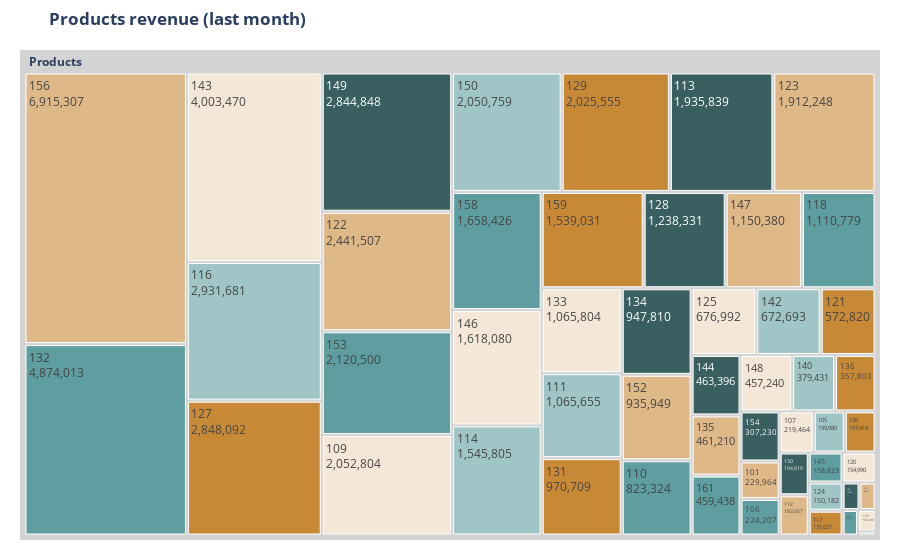

The notebook cell saved with this chart:
### Markdown cell above
### View of revenue by products of last month

### Code cell
fig = px.treemap(data_frame=df_last_month,
                path=[px.Constant('<b> Products'), 
                      'Productid'], 
                title = '<b> Products revenue (last month)',
                values= 'TotalSales',
                hover_data=product_data)

fig.data[0].textinfo = 'label+text+value'

fig.update_traces(root_color='lightgrey')
 
fig.update_layout(treemapcolorway = ['burlywood', 'cadetblue'], 
                  margin = dict(t=50, l=20, r=20, b=20))

fig.layout.hovermode = 'closest'
fig.show()

### Figure 1 — Plotly figure (JSON) as saved in the notebook; plotly's stock layout.template omitted (floating-point values rounded to 4 significant figures; data arrays with more than 128 entries replaced by an {"elided": "..."} marker saying what was removed)
{"data": [{"branchvalues": "total", "customdata": {"elided": "53x8 mixed values"}, "domain": {"x": [0, 1], "y": [0, 1]}, "hovertemplate": "labels=%{label}<br>TotalSales=%{value}<br>parent=%{parent}<br>id=%{id}<br>TotalUnitsSold=%{customdata[0]}<br>SalesPercentage=%{customdata[1]}<br>Productid=%{customdata[2]}<br>ProductCategory=%{customdata[4]}<br>Occasion=%{customdata[5]}<br>Material=%{customdata[6]}<br>Karigari=%{customdata[7]}<extra></extra>", "ids": ["<b> Products/100", "<b> Products/101", "<b> Products/103", "<b> Products/105", "<b> Products/106", "<b> Products/107", "<b> Products/109", "<b> Products/110", "<b> Products/111", "<b> Products/112", "<b> Products/113", "<b> Products/114", "<b> Products/116", "<b> Products/117", "<b> Products/118", "<b> Products/120", "<b> Products/121", "<b> Products/122", "<b> Products/123", "<b> Products/124", "<b> Products/125", "<b> Products/126", "<b> Products/127", "<b> Products/128", "<b> Products/129", "<b> Products/130", "<b> Products/131", "<b> Products/132", "<b> Products/133", "<b> Products/134", "<b> Products/135", "<b> Products/136", "<b> Products/137", "<b> Products/140", "<b> Products/142", "<b> Products/143", "<b> Products/144", "<b> Products/145", "<b> Products/146", "<b> Products/147", "<b> Products/148", "<b> Products/149", "<b> Products/150", "<b> Products/152", "<b> Products/153", "<b> Products/154", "<b> Products/155", "<b> Products/156", "<b> Products/158", "<b> Products/159", "<b> Products/161", "<b> Products/162", "<b> Products"], "labels": ["100", "101", "103", "105", "106", "107", "109", "110", "111", "112", "113", "114", "116", "117", "118", "120", "121", "122", "123", "124", "125", "126", "127", "128", "129", "130", "131", "132", "133", "134", "135", "136", "137", "140", "142", "143", "144", "145", "146", "147", "148", "149", "150", "152", "153", "154", "155", "156", "158", "159", "161", "162", "<b> Products"], "name": "", "parents": ["<b> Products", "<b> Products", "<b> Products", "<b> Products", "<b> Products", "<b> Products", "<b> Products", "<b> Products", "<b> Products", "<b> Products", "<b> Products", "<b> Products", "<b> Products", "<b> Products", "<b> Products", "<b> Products", "<b> Products", "<b> Products", "<b> Products", "<b> Products", "<b> Products", "<b> Products", "<b> Products", "<b> Products", "<b> Products", "<b> Products", "<b> Products", "<b> Products", "<b> Products", "<b> Products", "<b> Products", "<b> Products", "<b> Products", "<b> Products", "<b> Products", "<b> Products", "<b> Products", "<b> Products", "<b> Products", "<b> Products", "<b> Products", "<b> Products", "<b> Products", "<b> Products", "<b> Products", "<b> Products", "<b> Products", "<b> Products", "<b> Products", "<b> Products", "<b> Products", "<b> Products", ""], "root": {"color": "lightgrey"}, "textinfo": "label+text+value", "type": "treemap", "values": [72774, 229964, 69075, 199980, 224207, 219464, 2052804, 823324, 1065655, 183057, 1935839, 1545805, 2931681, 131621, 1110779, 154990, 572820, 2441507, 1912248, 150182, 676992, 197414, 2848092, 1238331, 2025555, 194919, 970709, 4874013, 1065804, 947810, 461210, 357803, 61708, 379431, 672693, 4003470, 463396, 158823, 1618080, 1150380, 457240, 2844848, 2050759, 935949, 2120500, 307230, 58196, 6915307, 1658426, 1539031, 459438, 11447, 61752780]}], "layout": {"hovermode": "closest", "legend": {"tracegroupgap": 0}, "margin": {"b": 20, "l": 20, "r": 20, "t": 50}, "title": {"text": "<b> Products revenue (last month)"}, "treemapcolorway": ["burlywood", "cadetblue"]}}
